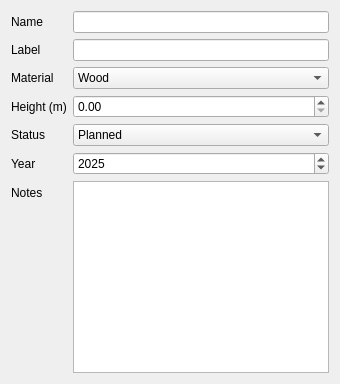
<?xml version="1.0" encoding="UTF-8"?>
<ui version="4.0">
 <class>PolesForm</class>
 <widget class="QWidget" name="PolesForm">
  <layout class="QFormLayout" name="formLayout">
   <item row="0" column="0"><widget class="QLabel"><property name="text"><string>Name</string></property></widget></item>
   <item row="0" column="1"><widget class="QLineEdit" name="naziv"/></item>
   <item row="1" column="0"><widget class="QLabel"><property name="text"><string>Label</string></property></widget></item>
   <item row="1" column="1"><widget class="QLineEdit" name="oznaka"/></item>
   <item row="2" column="0"><widget class="QLabel"><property name="text"><string>Material</string></property></widget></item>
   <item row="2" column="1">
    <widget class="QComboBox" name="materijal">
     <item><property name="text"><string>Wood</string></property></item>
     <item><property name="text"><string>Concrete</string></property></item>
     <item><property name="text"><string>Steel</string></property></item>
     <item><property name="text"><string>Composite</string></property></item>
    </widget>
   </item>
   <item row="3" column="0"><widget class="QLabel"><property name="text"><string>Height (m)</string></property></widget></item>
   <item row="3" column="1"><widget class="QDoubleSpinBox" name="visina"><property name="maximum"><double>50.0</double></property><property name="singleStep"><double>0.5</double></property></widget></item>
   <item row="4" column="0"><widget class="QLabel"><property name="text"><string>Status</string></property></widget></item>
   <item row="4" column="1">
    <widget class="QComboBox" name="stanje">
     <item><property name="text"><string>Planned</string></property></item>
     <item><property name="text"><string>Built</string></property></item>
     <item><property name="text"><string>Existing</string></property></item>
    </widget>
   </item>
   <item row="5" column="0"><widget class="QLabel"><property name="text"><string>Year</string></property></widget></item>
   <item row="5" column="1"><widget class="QSpinBox" name="godina_ugradnje"><property name="minimum"><number>2000</number></property><property name="maximum"><number>2050</number></property><property name="value"><number>2025</number></property></widget></item>
   <item row="6" column="0"><widget class="QLabel"><property name="text"><string>Notes</string></property></widget></item>
   <item row="6" column="1"><widget class="QPlainTextEdit" name="napomena"/></item>
  </layout>
 </widget>
</ui>
